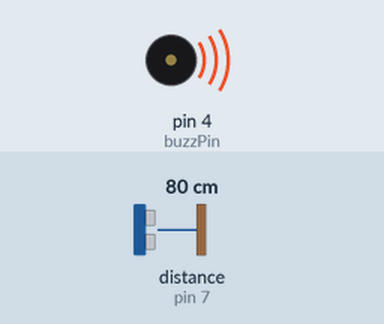
Recording of a sketch running on a simulated Arduino Uno, built with avr-gcc and run on an emulated ATmega328P. Shown: buzzer (waves = sounding, pin HIGH). Wiring (inferred from the names in the program): ultrasonic range finder: trigger pin 8; echo pin 7. The test bench sets the inputs (shaded band); at power-on: distance to the obstacle (sensor on pin 7) 80 cm. The echo pulse lasts 58.3 µs per cm; pins used as bus, display or sensor lines are not drawn.

Above: at 1.2 s.
1.3 s: distance to the obstacle (sensor on pin 7) set to 18 cm
At 1.67 s:
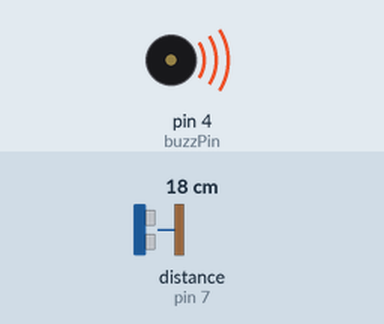
4.3 s: distance to the obstacle (sensor on pin 7) set to 2 cm
At 4.89 s:
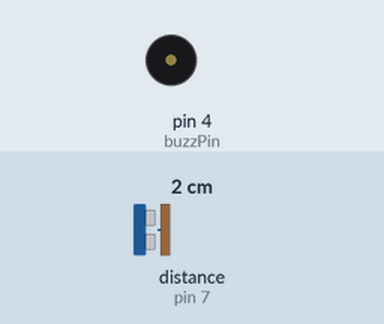
Timing chart, 0 to 13.3 s (numbered marks = the images above; inputs shaded):
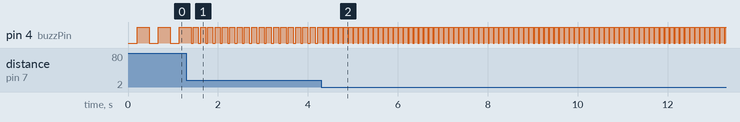

The sketch:

ultrasonic_glove.ino
```cpp
// Define pins for ultrasonic and buzzer
int const trigPin = 8 ;
int const echoPin = 7;
int const buzzPin = 4;

void setup()
{
  Serial.begin(9600);
  pinMode(trigPin, OUTPUT); // trig pin will have pulses output
	pinMode(echoPin, INPUT); // echo pin should be input to get pulse width
	pinMode(buzzPin, OUTPUT); // buzz pin is output to control buzzering
}

void loop()
{
	int duration, distance;
	digitalWrite(trigPin, HIGH);
	delay(1);
	digitalWrite(trigPin, LOW);
	duration = pulseIn(echoPin, HIGH);
	distance = (duration/2) / 29.1;
    if (distance <= 100 && distance > 50) {
        digitalWrite(buzzPin, LOW);
        delay(200);
        digitalWrite(buzzPin, HIGH);
        delay(200);
    } else if (distance <= 50 && distance > 25) {
        digitalWrite(buzzPin, LOW);
        delay(100);
        digitalWrite(buzzPin, HIGH);
        delay(100);
    } else if(distance<=25 && distance >10){
        digitalWrite(buzzPin, LOW);
        delay(50);
        digitalWrite(buzzPin, HIGH);
        delay(50);
    }else if(distance<=10 && distance >=0){
        digitalWrite(buzzPin, LOW);
        delay(25);
        digitalWrite(buzzPin, HIGH);
        delay(25);
    } else {
      digitalWrite(buzzPin,LOW);
    }
    delay(60);
}
```

Measured:
- after the input at 1.3 s, pin 4 (buzzPin): alternates HIGH for 0.11 s and LOW for 0.05 s, starting after 0.15 s
- after the input at 4.3 s, pin 4 (buzzPin): alternates HIGH for 0.09 s and LOW for 0.03 s, starting after 0.14 s
- by itself, pin 4 (buzzPin): alternates HIGH for 0.27 s and LOW for 0.20 s
